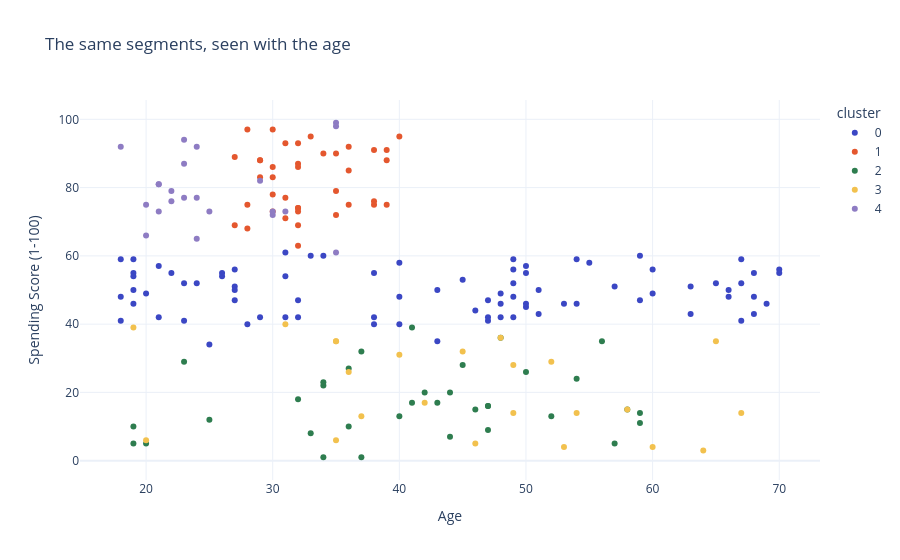

Notebook code for this chart:
### Markdown cell above
9. Draw the customers in the plane (age, spending score), coloured by cluster. What do you notice?

### Code cell
fig = px.scatter(dataset, x="Age", y="Spending Score (1-100)", color=dataset["cluster"].astype(str),
                 category_orders={"color": [str(k) for k in range(5)]}, labels={"color": "cluster"},
                 title="The same segments, seen with the age")
fig.show()

### Figure 1 — Plotly figure (JSON) as saved in the notebook; plotly's stock layout.template omitted (floating-point values rounded to 4 significant figures)
{"data": [{"hovertemplate": "cluster=0<br>Age=%{x}<br>Spending Score (1-100)=%{y}<extra></extra>", "legendgroup": "0", "marker": {"color": "#3B47C4", "symbol": "circle"}, "mode": "markers", "name": "0", "orientation": "v", "showlegend": true, "type": "scatter", "x": [31, 50, 27, 29, 31, 49, 33, 31, 59, 50, 47, 51, 69, 27, 53, 70, 19, 67, 54, 63, 18, 43, 68, 19, 32, 70, 47, 60, 60, 59, 26, 45, 40, 23, 49, 57, 38, 67, 46, 21, 48, 55, 22, 34, 50, 68, 18, 48, 40, 32, 24, 47, 27, 48, 20, 23, 49, 67, 26, 49, 21, 66, 54, 68, 66, 65, 19, 38, 19, 18, 19, 63, 49, 51, 50, 27, 38, 40, 43, 25, 28], "xaxis": "x", "y": [61, 55, 47, 42, 42, 52, 60, 54, 60, 45, 41, 50, 46, 51, 46, 56, 55, 52, 59, 51, 59, 50, 48, 59, 47, 55, 42, 49, 56, 47, 54, 53, 48, 52, 42, 51, 55, 41, 44, 57, 46, 58, 55, 60, 46, 55, 41, 49, 40, 42, 52, 47, 50, 42, 49, 41, 48, 59, 55, 56, 42, 50, 46, 43, 48, 52, 54, 42, 46, 48, 50, 43, 59, 43, 57, 56, 40, 58, 35, 34, 40], "yaxis": "y"}, {"hovertemplate": "cluster=1<br>Age=%{x}<br>Spending Score (1-100)=%{y}<extra></extra>", "legendgroup": "1", "marker": {"color": "#E4572E", "symbol": "circle"}, "mode": "markers", "name": "1", "orientation": "v", "showlegend": true, "type": "scatter", "x": [39, 31, 40, 38, 39, 31, 29, 32, 35, 32, 32, 28, 32, 34, 39, 38, 27, 30, 30, 29, 31, 36, 33, 32, 28, 36, 30, 27, 35, 32, 29, 30, 28, 36, 32, 38, 35, 32, 30], "xaxis": "x", "y": [91, 77, 95, 75, 75, 71, 88, 73, 72, 93, 87, 97, 74, 90, 88, 76, 89, 78, 73, 83, 93, 75, 95, 63, 75, 92, 86, 69, 90, 86, 88, 97, 68, 85, 69, 91, 79, 74, 83], "yaxis": "y"}, {"hovertemplate": "cluster=2<br>Age=%{x}<br>Spending Score (1-100)=%{y}<extra></extra>", "legendgroup": "2", "marker": {"color": "#2E7D4F", "symbol": "circle"}, "mode": "markers", "name": "2", "orientation": "v", "showlegend": true, "type": "scatter", "x": [23, 59, 47, 20, 44, 19, 57, 25, 48, 34, 43, 44, 47, 37, 34, 56, 19, 50, 42, 36, 40, 36, 52, 58, 59, 37, 46, 41, 54, 41, 34, 33, 47, 45, 32], "xaxis": "x", "y": [29, 11, 9, 5, 7, 10, 5, 12, 36, 22, 17, 20, 16, 1, 1, 35, 5, 26, 20, 27, 13, 10, 13, 15, 14, 32, 15, 39, 24, 17, 23, 8, 16, 28, 18], "yaxis": "y"}, {"hovertemplate": "cluster=3<br>Age=%{x}<br>Spending Score (1-100)=%{y}<extra></extra>", "legendgroup": "3", "marker": {"color": "#F2C14E", "symbol": "circle"}, "mode": "markers", "name": "3", "orientation": "v", "showlegend": true, "type": "scatter", "x": [19, 20, 31, 35, 64, 67, 58, 37, 35, 52, 35, 46, 54, 45, 40, 60, 53, 49, 42, 36, 65, 48, 49], "xaxis": "x", "y": [39, 6, 40, 6, 3, 14, 15, 13, 35, 29, 35, 5, 14, 32, 31, 4, 4, 14, 17, 26, 35, 36, 28], "yaxis": "y"}, {"hovertemplate": "cluster=4<br>Age=%{x}<br>Spending Score (1-100)=%{y}<extra></extra>", "legendgroup": "4", "marker": {"color": "#8E7CC3", "symbol": "circle"}, "mode": "markers", "name": "4", "orientation": "v", "showlegend": true, "type": "scatter", "x": [21, 23, 22, 23, 30, 35, 24, 22, 20, 35, 25, 31, 29, 35, 23, 21, 18, 21, 30, 20, 24, 24], "xaxis": "x", "y": [81, 77, 76, 94, 72, 99, 77, 79, 66, 98, 73, 73, 82, 61, 87, 73, 92, 81, 73, 75, 92, 65], "yaxis": "y"}], "layout": {"legend": {"title": {"text": "cluster"}, "tracegroupgap": 0}, "title": {"text": "The same segments, seen with the age"}, "xaxis": {"anchor": "y", "domain": [0.0, 1.0], "title": {"text": "Age"}}, "yaxis": {"anchor": "x", "domain": [0.0, 1.0], "title": {"text": "Spending Score (1-100)"}}}}
